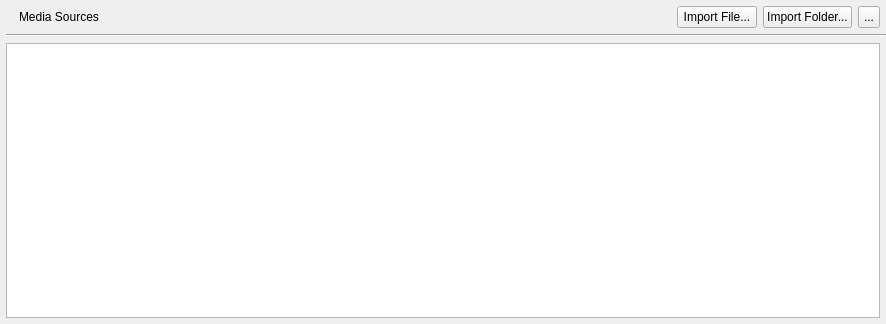
<?xml version="1.0" encoding="UTF-8"?>
<ui version="4.0">
 <class>panel_media_sources</class>
 <widget class="QWidget" name="panel_media_sources">
  <property name="geometry">
   <rect>
    <x>0</x>
    <y>0</y>
    <width>886</width>
    <height>324</height>
   </rect>
  </property>
  <property name="sizePolicy">
   <sizepolicy hsizetype="Expanding" vsizetype="Preferred">
    <horstretch>0</horstretch>
    <verstretch>0</verstretch>
   </sizepolicy>
  </property>
  <property name="surfaceRole" stdset="0">
   <string>panel</string>
  </property>
  <layout class="QVBoxLayout" name="layout_vertical_layout_2">
   <property name="spacing">
    <number>0</number>
   </property>
   <property name="leftMargin">
    <number>0</number>
   </property>
   <property name="topMargin">
    <number>0</number>
   </property>
   <property name="rightMargin">
    <number>0</number>
   </property>
   <property name="bottomMargin">
    <number>0</number>
   </property>
   <item>
    <widget class="QWidget" name="panel_media_sources_content" native="true">
     <property name="sizePolicy">
      <sizepolicy hsizetype="Expanding" vsizetype="Expanding">
       <horstretch>0</horstretch>
       <verstretch>0</verstretch>
      </sizepolicy>
     </property>
     <property name="surfaceRole" stdset="0">
      <string>panel</string>
     </property>
     <layout class="QVBoxLayout" name="layout_vertical_layout">
      <property name="spacing">
       <number>0</number>
      </property>
      <property name="leftMargin">
       <number>6</number>
      </property>
      <property name="topMargin">
       <number>6</number>
      </property>
      <property name="rightMargin">
       <number>0</number>
      </property>
      <property name="bottomMargin">
       <number>0</number>
      </property>
      <item>
       <layout class="QHBoxLayout" name="layout_header">
        <property name="spacing">
         <number>6</number>
        </property>
        <property name="rightMargin">
         <number>6</number>
        </property>
        <property name="bottomMargin">
         <number>6</number>
        </property>
        <item>
         <widget class="QLabel" name="label_media_sources_icon">
          <property name="sizePolicy">
           <sizepolicy hsizetype="Fixed" vsizetype="Preferred">
            <horstretch>0</horstretch>
            <verstretch>0</verstretch>
           </sizepolicy>
          </property>
          <property name="text">
           <string />
          </property>
          <property name="pixmap">
           <pixmap>../../shared/icons/material/dataset_linked.svg</pixmap>
          </property>
          <property name="iconName" stdset="0">
           <string>dataset_linked</string>
          </property>
          <property name="iconSize" stdset="0">
           <number>20</number>
          </property>
         </widget>
        </item>
        <item>
         <widget class="QLabel" name="label_media_sources_title">
          <property name="text">
           <string>Media Sources</string>
          </property>
          <property name="scaledContents">
           <bool>true</bool>
          </property>
          <property name="margin">
           <number>0</number>
          </property>
          <property name="indent">
           <number>0</number>
          </property>
         </widget>
        </item>
        <item>
         <spacer name="horizontalSpacer_media_import">
          <property name="orientation">
           <enum>Qt::Orientation::Horizontal</enum>
          </property>
          <property name="sizeHint" stdset="0">
           <size>
            <width>40</width>
            <height>20</height>
           </size>
          </property>
         </spacer>
        </item>
        <item>
         <widget class="QPushButton" name="button_import_media_file">
          <property name="text">
           <string>Import File...</string>
          </property>
          <property name="autoDefault">
           <bool>false</bool>
          </property>
         </widget>
        </item>
        <item>
         <widget class="QPushButton" name="button_import_media_folder">
          <property name="text">
           <string>Import Folder...</string>
          </property>
          <property name="autoDefault">
           <bool>false</bool>
          </property>
         </widget>
        </item>
        <item>
         <widget class="QToolButton" name="button_media_sources_options">
          <property name="minimumSize">
           <size>
            <width>22</width>
            <height>22</height>
           </size>
          </property>
          <property name="maximumSize">
           <size>
            <width>22</width>
            <height>22</height>
           </size>
          </property>
          <property name="visible">
           <bool>false</bool>
          </property>
          <property name="toolTip">
           <string>Media source options</string>
          </property>
          <property name="text">
           <string>...</string>
          </property>
         </widget>
        </item>
       </layout>
      </item>
      <item>
       <widget class="Line" name="line_line">
        <property name="orientation">
         <enum>Qt::Orientation::Horizontal</enum>
        </property>
        <property name="separatorRole" stdset="0">
         <string>inset</string>
        </property>
       </widget>
      </item>
      <item>
       <widget class="QWidget" name="panel_media_sources_list" native="true">
        <property name="sizePolicy">
         <sizepolicy hsizetype="Expanding" vsizetype="Expanding">
          <horstretch>0</horstretch>
          <verstretch>0</verstretch>
         </sizepolicy>
        </property>
        <property name="minimumSize">
         <size>
          <width>0</width>
          <height>0</height>
         </size>
        </property>
        <property name="surfaceRole" stdset="0">
         <string>panel</string>
        </property>
        <layout class="QVBoxLayout" name="layout_vertical_layout_3">
         <property name="spacing">
          <number>0</number>
         </property>
         <property name="leftMargin">
          <number>0</number>
         </property>
         <property name="topMargin">
          <number>6</number>
         </property>
         <property name="rightMargin">
          <number>6</number>
         </property>
         <property name="bottomMargin">
          <number>6</number>
         </property>
         <item>
          <widget class="QTableWidget" name="table_media_sources">
           <property name="sizePolicy">
            <sizepolicy hsizetype="Preferred" vsizetype="Expanding">
             <horstretch>0</horstretch>
             <verstretch>0</verstretch>
            </sizepolicy>
           </property>
           <property name="sizeAdjustPolicy">
            <enum>QAbstractScrollArea::SizeAdjustPolicy::AdjustIgnored</enum>
           </property>
           <property name="selectionBehavior">
            <enum>QAbstractItemView::SelectionBehavior::SelectRows</enum>
           </property>
           <property name="showGrid">
            <bool>true</bool>
           </property>
           <property name="gridStyle">
            <enum>Qt::PenStyle::NoPen</enum>
           </property>
           <property name="cornerButtonEnabled">
            <bool>true</bool>
           </property>
           <attribute name="horizontalHeaderVisible">
            <bool>false</bool>
           </attribute>
           <attribute name="horizontalHeaderCascadingSectionResizes">
            <bool>false</bool>
           </attribute>
           <attribute name="horizontalHeaderMinimumSectionSize">
            <number>19</number>
           </attribute>
           <attribute name="horizontalHeaderDefaultSectionSize">
            <number>100</number>
           </attribute>
           <attribute name="horizontalHeaderHighlightSections">
            <bool>true</bool>
           </attribute>
           <attribute name="horizontalHeaderStretchLastSection">
            <bool>true</bool>
           </attribute>
           <attribute name="verticalHeaderVisible">
            <bool>false</bool>
           </attribute>
           <column>
            <property name="text">
             <string>Media source</string>
            </property>
           </column>
           <property name="selectionMode">
            <enum>QAbstractItemView::SelectionMode::NoSelection</enum>
           </property>
           <property name="focusPolicy">
            <enum>Qt::FocusPolicy::NoFocus</enum>
           </property>
           <property name="alternatingRowColors">
            <bool>false</bool>
           </property>
           <property name="tabKeyNavigation">
            <bool>false</bool>
           </property>
           <property name="dragEnabled">
            <bool>false</bool>
           </property>
           <property name="dragDropMode">
            <enum>QAbstractItemView::DragDropMode::NoDragDrop</enum>
           </property>
           <property name="editTriggers">
            <set>QAbstractItemView::EditTrigger::NoEditTriggers</set>
           </property>
           <property name="styleSheet">
            <string>QTableWidget::item { padding: 0; }
QTableWidget::item:hover, QTableWidget::item:selected { background: transparent; }</string>
           </property>
          </widget>
         </item>
        </layout>
       </widget>
      </item>
     </layout>
    </widget>
   </item>
  </layout>
 </widget>
 <resources />
 <connections />
</ui>
